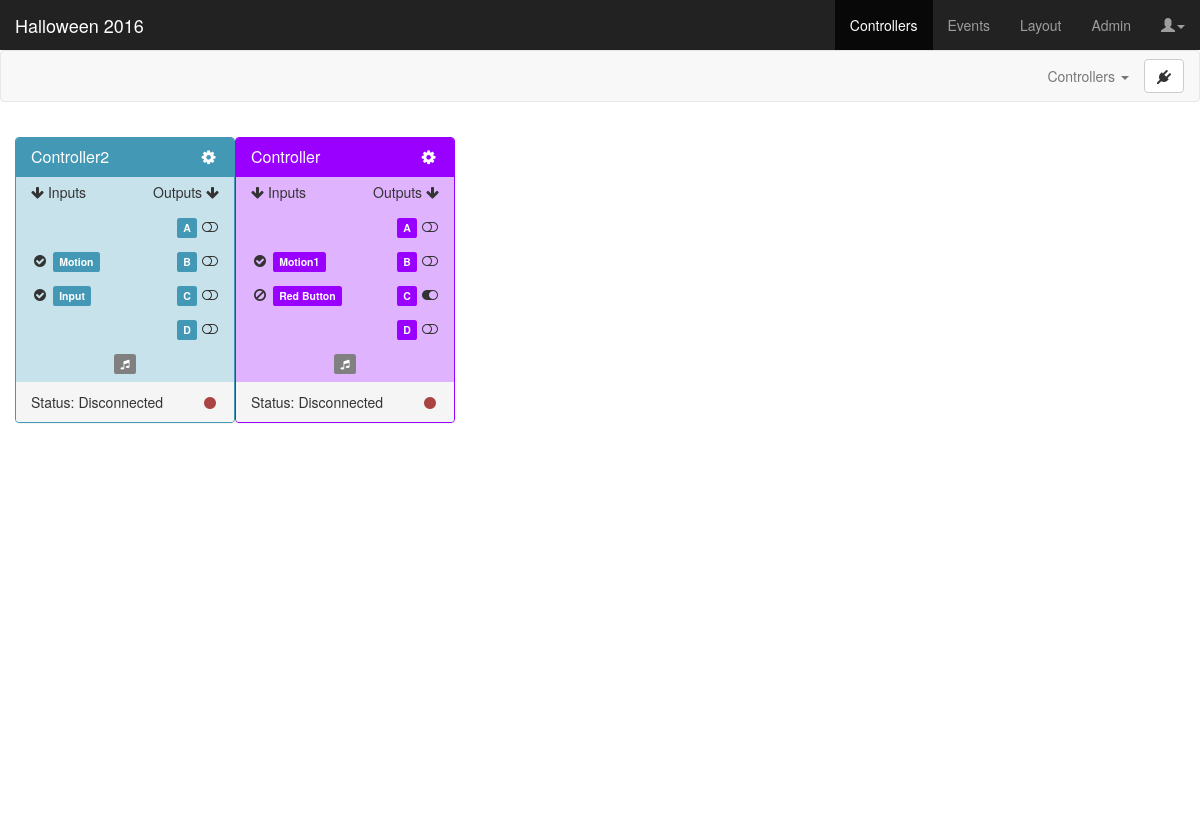
The page /controllers on the database its author committed.
### app/models.py (models this page shows, shortened)
class Controller(db.Model):
	id = db.Column(db.Integer, primary_key=True)
	project_id = db.Column(db.Integer, db.ForeignKey('project.id'))
	color_id = db.Column(db.Integer, db.ForeignKey('color.id'))
	name = db.Column(db.String(25), unique=True)
	ports = db.relationship('Port', backref='controller')
	def get_port(self, port):
		try:
			for p in self.ports:
				if p.port == port:
					return p
			NotFound = namedtuple('NotFound', 'id name state')
			p = NotFound(id='<NOT_FOUND>', name='<NOT_FOUND>', state='<NOT_FOUND>')
			return p
		except:
			return 0
	@property
	def serialize(self):
		return {
			'controller_id': self.id,
			'project_id': self.project_id,
			'controllername': self.name,
			'controllercolor': self.color_id,
			'input1_id': self.get_port('1').id,
			'input1name': self.get_port('1').name,
			'input1state': self.get_port('1').state,
			'input2_id': self.get_port('2').id,
			'input2name': self.get_port('2').name,
			'input2state': self.get_port('2').state,
			'outputA_id': self.get_port('A').id,
			'outputAname': self.get_port('A').name,
			'outputAstate': self.get_port('A').state,
			'outputB_id': self.get_port('B').id,
			'outputBname': self.get_port('B').name,
			'outputBstate': self.get_port('B').state,
			'outputC_id': self.get_port('C').id,
			'outputCname': self.get_port('C').name,
			'outputCstate': self.get_port('C').state,
			'outputD_id': self.get_port('D').id,
			'outputDname': self.get_port('D').name,
			'outputDstate': self.get_port('D').state,
		}

class Port(db.Model):
	id = db.Column(db.Integer, primary_key=True)
	controller_id = db.Column(db.Integer, db.ForeignKey('controller.id'))
	port = db.Column(db.String(2))
	name = db.Column(db.String(25))
	state = db.Column(db.String(10))
	type = db.Column(db.String(8))

### app/views.py (the view)
@app.route('/controllers')
def controllers():
	controllers = Controller.query.filter(Controller.project_id==projectid)
	for c in controllers:
		connected[str(c.id)] = False
	colors = Color.query.all()
	return render_template('controllers.html', title='Controllers', projectname=projectname, controllers=[c.serialize for c in controllers], colors=[color.serialize for color in colors])

### app/models.py (called while the page is built)
	@property
	def serialize(self):
		return{
			'id': self.id,
			'name': self.name,
			'hex': self.hex
		}

### app/templates/controllers.html (shortened to what this page needs)
{% extends "base.html" %}
{% block content %}
<link href="static/css/controllers.css" rel="stylesheet">
<nav class="navbar navbar-default">
  <div class="container-fluid">
    <div class="collapse navbar-collapse" id="navbar-collapse-1">
      <ul class="nav navbar-nav navbar-right">
        <li class="dropdown">
        <a href="#" class="dropdown-toggle" data-toggle="dropdown">Controllers <span class="caret"></span></a>
        <li>
        	<button type="button" class="btn btn-default navbar-btn" onclick="checkController('1001')">
        	  <i class="fa fa-plug"></i>
        	</button>
        </li>
      </ul>
    </div>
  </div>
</nav>
<div class="container-fluid dashboard">
  {% for c in controllers %}
  <div class="panel draggable-controller cc-{{ c.controllercolor }}" id="controller-{{ c.controller_id }}">
    <div class="panel-heading cc-{{ c.controllercolor }}-heading">
      <h3 class="panel-title">
        <span class="controller-name">{{ c.controllername }}</span>
        <div class="pull-right" data-toggle="modal" data-target="#editControllerModal" data-cid="controller-{{ c.controller_id }}" data-ccolor="cc-{{ c.controllercolor }}" data-cname="{{ c.controllername }}">
          <i class="fa fa-cog fa-fw"></i>
        </div>
      </h3>
    </div>
    <ul class="list-group">
      <li class="list-group-item borderless">
        <div class="pull-left"><i class="fa fa-arrow-down"></i> Inputs</div>
        <div class="pull-right">Outputs <i class="fa fa-arrow-down"></i></div>
      </li>
      <li class="list-group-item borderless">
        <div class="pull-right">
          <span class="label output portA cc-{{ c.controllercolor }}" data-toggle="tooltip" title="{{ c.outputAname }}<br>(Click to name)" data-container="body" data-html="true" data-fullname="{{ c.outputAname }}">{{ c.outputAname|truncate(7, True) }}</span>&nbsp;<span id="toggle-A-{{ c.controller_id }}" data-toggle="tooltip" title="{% if c.outputAstate == 'DISABLED' %}DISABLED{% else %}Default {{ c.outputAstate }}{% endif %}<br>(Click to toggle)" data-html="true" data-container="body"><i class="fa fa-{% if c.outputAstate == 'DISABLED' %}ban{% else %}toggle-{{ c.outputAstate|lower }}{% endif %} fa-fw" data-setting="{{ c.outputAstate }}"></i></span>
        </div>
      </li>
      <li class="list-group-item borderless">
        <div class="pull-left"><span id="toggle-1-{{ c.controller_id }}" data-toggle="tooltip" title="{{ c.input1state }}<br>(Click to toggle)" data-html="true" data-container="body"><i class="fa fa-{% if c.input1state == 'DISABLED' %}ban{% else %}check-circle{% endif %} fa-fw" data-setting="{{ c.input1state }}"></i></span>&nbsp;</div>
        <div class="pull-left spin"><span class="label input port1 cc-{{ c.controllercolor }}" data-toggle="tooltip" title="{{ c.input1name }}<br>(Click to name)" data-container="body" data-html="true" data-fullname="{{ c.input1name }}">{{ c.input1name|truncate(7, True) }}</span></div>
        <div class="pull-right">
          <span class="label output portB cc-{{ c.controllercolor }}" data-toggle="tooltip" title="{{ c.outputBname }}<br>(Click to name)" data-container="body" data-html="true" data-fullname="{{ c.outputBname }}">{{ c.outputBname|truncate(7, True) }}</span>&nbsp;<span id="toggle-B-{{ c.controller_id }}" data-toggle="tooltip" title="{% if c.outputBstate == 'DISABLED' %}DISABLED{% else %}Default {{ c.outputBstate }}{% endif %}<br>(Click to toggle)" data-html="true" data-container="body"><i class="fa fa-{% if c.outputBstate == 'DISABLED' %}ban{% else %}toggle-{{ c.outputBstate|lower }}{% endif %} fa-fw" data-setting="{{ c.outputBstate }}"></i></span>
        </div>
      </li>
      <li class="list-group-item borderless">
        <div class="pull-left"><span id="toggle-2-{{ c.controller_id }}" data-toggle="tooltip" title="{{ c.input2state }}<br>(Click to toggle)" data-html="true" data-container="body"><i class="fa fa-{% if c.input2state == 'DISABLED' %}ban{% else %}check-circle{% endif %} fa-fw" data-setting="{{ c.input2state }}"></i></span>&nbsp;</div>
        <div class="pull-left spin"><span class="label input port2 cc-{{ c.controllercolor }}" data-toggle="tooltip" title="{{ c.input2name }}<br>(Click to name)" data-container="body" data-html="true" data-fullname="{{ c.input2name }}">{{ c.input2name|truncate(7, True) }}</span></div>
        <div class="pull-right">
          <span class="label output portC cc-{{ c.controllercolor }}" data-toggle="tooltip" title="{{ c.outputCname }}<br>(Click to name)" data-container="body" data-html="true" data-fullname="{{ c.outputCname }}">{{ c.outputCname|truncate(7, True) }}</span>&nbsp;<span id="toggle-C-{{ c.controller_id }}" data-toggle="tooltip" title="{% if c.outputCstate == 'DISABLED' %}DISABLED{% else %}Default {{ c.outputCstate }}{% endif %}<br>(Click to toggle)" data-html="true" data-container="body"><i class="fa fa-{% if c.outputCstate == 'DISABLED' %}ban{% else %}toggle-{{ c.outputCstate|lower }}{% endif %} fa-fw" data-setting="{{ c.outputCstate }}"></i></span>
        </div>
      </li>
      <li class="list-group-item borderless">
        <div class="pull-right">
          <span class="label output portD cc-{{ c.controllercolor }}" data-toggle="tooltip" title="{{ c.outputDname }}<br>(Click to name)" data-container="body" data-html="true" data-fullname="{{ c.outputDname }}">{{ c.outputDname|truncate(7, True) }}</span>&nbsp;<span id="toggle-D-{{ c.controller_id }}" data-toggle="tooltip" title="{% if c.outputDstate == 'DISABLED' %}DISABLED{% else %}Default {{ c.outputDstate }}{% endif %}<br>(Click to toggle)" data-html="true" data-container="body"><i class="fa fa-{% if c.outputDstate == 'DISABLED' %}ban{% else %}toggle-{{ c.outputDstate|lower }}{% endif %} fa-fw" data-setting="{{ c.outputDstate }}"></i></span>
        </div>
      </li>
      <li class="list-group-item borderless">
        <div class="text-center">
          <span class="label sounds cc-{{ c.controllercolor }} unassigned" id="sounds-{{ c.controller_id }}" data-toggle="tooltip" title="(Click to configure)" data-placement="bottom" data-container="body"><i class="fa fa-music"></i></span>
        </div>
      </li>
    </ul>
    <div class="panel-footer">
      Status: <span class="status">Disconnected</span>
      <div class="pull-right">
        <i class="fa fa-circle fa-fw text-danger status-icon"></i>
      </div>
    </div>
  </div>
  {% endfor %}
</div>
{% endblock %}

### app/templates/base.html (shortened to what this page needs)
<!DOCTYPE html>
<html lang="en">
  <head>
    <link href="static/css/bootstrap.min.css" rel="stylesheet">
    <link href="static/font-awesome-4.6.3/css/font-awesome.min.css" rel="stylesheet">
    <link href="static/css/animate.min.css" rel="stylesheet">
  </head>
  <body>
    <nav class="navbar navbar-inverse navbar-fixed-top">
      <div class="container-fluid">
        <div class="navbar-header">
          {% if projectname %}<a class="navbar-brand" href="#">{{ projectname }}</a>{% endif %}
        </div>
        <div id="navbar" class="navbar-collapse collapse">
          <ul class="nav navbar-nav navbar-right">
            <li id="controllers"><a href="controllers">Controllers</a></li>
            <li id="events"><a href="dashboard">Events</a></li>
            <li id="layout"><a href="#">Layout</a></li>
            <li id="admin"><a href="admin">Admin</a></li>
            <li>
              <a href="#" class="dropdown-toggle" data-toggle="dropdown"><span class="glyphicon glyphicon-user"></span><span class="caret"></span></a>
            </li>
          </ul>
        </div>
      </div>
    </nav>
    {% block content %}{% endblock %}
  </body>
</html>

### app/static/css/controllers.css (style rules this page uses)
body { padding-top: 50px; }
.navbar-fixed-top { border: 0; }
:root { --cc1-head: #4298B5; --cc1-bg: #c7e2eb; --cc2-head: #273a3f; --cc2-bg: #c0d3d8; --cc3-head: #92B06A; --cc3-bg: #dae5cd; --cc4-head: #9900ff; --cc4-bg: #e0b3ff; --cc5-head: #DD5F32; --cc5-bg: #f4ccbd; --cc6-head: #FFA200; --cc6-bg: #ffe3b3; --cc7-head: #00A03E; --cc7-bg: #c6ecd4; --cc8-head: #24A8AC; --cc8-bg: #bff0f2; --cc9-head: #cccc00; --cc9-bg: #ffffcc; --cc10-head: #fa8072; --cc10-bg: #fdd3ce; }
.dashboard { height: calc(100vh - 100px); padding: 15px; }
.draggable-controller { width: 220px; float: left; }
span[class*='cc-'].unassigned { background-color: gray !important; }
.cc-1 { border-color: var(--cc1-head); background-color: var(--cc1-bg); }
.cc-1 > .cc-1-heading { color: #fff; background-color: var(--cc1-head); border-color: var(--cc1-head); }
.cc-1.label { background-color: var(--cc1-head); }
.cc-4 { border-color: var(--cc4-head); background-color: var(--cc4-bg); }
.cc-4 > .cc-4-heading { color: #fff; background-color: var(--cc4-head); border-color: var(--cc4-head); }
.cc-4.label { background-color: var(--cc4-head); }
li.borderless { border-top: 0 none; border-bottom: 0 none; padding: 5px 15px; background-color: transparent; height: 35px; }

### rows shown on the page
Controller: controllername "Controller2"
Port: state "ENABLED" (drawn), input1name "Motion"
Port: state "ENABLED" (drawn), input2name "Input"
Controller: controllername "Controller"
Port: state "ENABLED" (drawn), input1name "Motion1"
Port: state "DISABLED" (drawn), input2name "Red Button"

### other values the page prints
{{ projectname }} "Halloween 2016"
{{ c.outputAname|truncate(7, True) }} "A" "A"
{{ c.outputBname|truncate(7, True) }} "B" "B"
{{ c.outputCname|truncate(7, True) }} "C" "C"
{{ c.outputDname|truncate(7, True) }} "D" "D"
